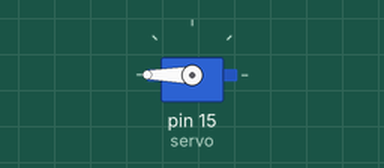
This sketch was run on a simulated Arduino Uno, built with avr-gcc and run on an emulated ATmega328P. Parts: servo.

Above: at 1.05 s.
Timing chart, 0 to 5.6 s (numbered marks = the images above):
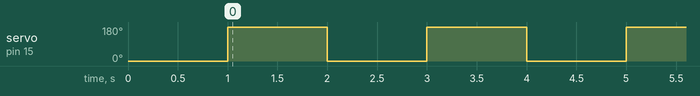

Measured:
- by itself, servo on pin 15 (servo): alternates 180° for 1.0 s and 0° for 1.0 s

The sketch:

servo.ino
```cpp
#include <Servo.h>

Servo servo;

void setup()
{
  //servo.attach(5); //D1
  servo.attach(15); //D8
  servo.write(0);
  delay(1000);

}
void loop()
{
  servo.write(180);
  delay(1000);
  servo.write(0);
  delay(1000);

}
```
